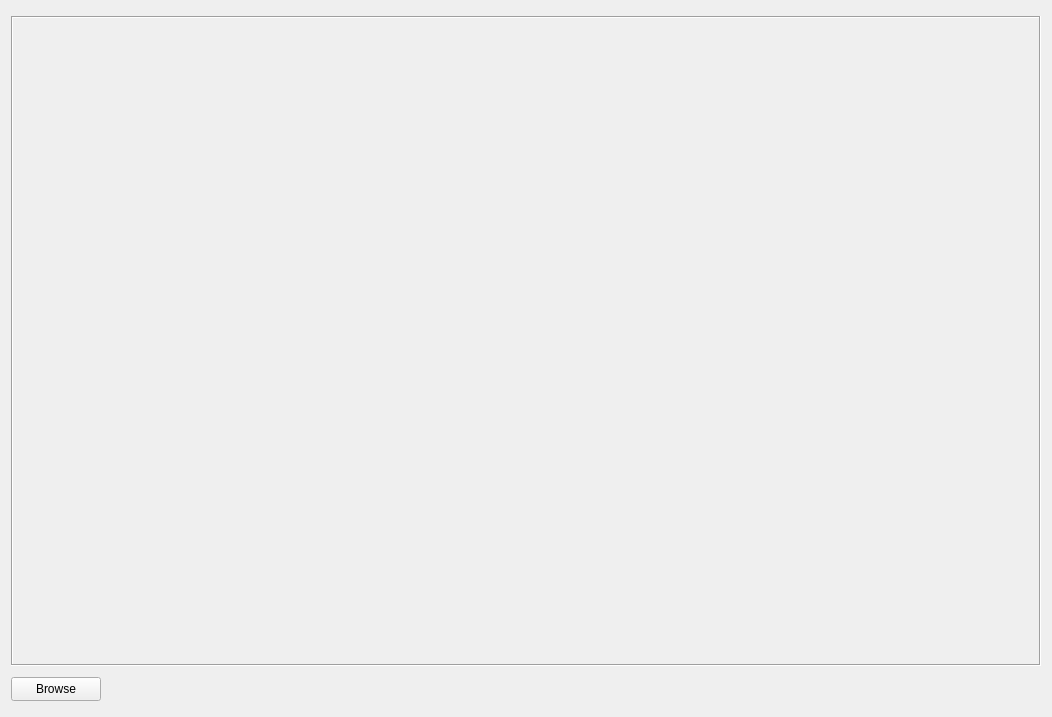
<?xml version="1.0" encoding="UTF-8"?>
<ui version="4.0">
 <class>Form</class>
 <widget class="QWidget" name="Form">
  <property name="geometry">
   <rect>
    <x>0</x>
    <y>0</y>
    <width>1045</width>
    <height>717</height>
   </rect>
  </property>
  <property name="windowTitle">
   <string>Form</string>
  </property>
  <layout class="QVBoxLayout" name="verticalLayout">
   <item>
    <widget class="QLabel" name="label">
     <property name="sizePolicy">
      <sizepolicy hsizetype="Fixed" vsizetype="Fixed">
       <horstretch>0</horstretch>
       <verstretch>0</verstretch>
      </sizepolicy>
     </property>
     <property name="minimumSize">
      <size>
       <width>1030</width>
       <height>650</height>
      </size>
     </property>
     <property name="frameShape">
      <enum>QFrame::Box</enum>
     </property>
     <property name="frameShadow">
      <enum>QFrame::Sunken</enum>
     </property>
     <property name="text">
      <string/>
     </property>
     <property name="scaledContents">
      <bool>true</bool>
     </property>
     <property name="alignment">
      <set>Qt::AlignCenter</set>
     </property>
     <property name="textInteractionFlags">
      <set>Qt::NoTextInteraction</set>
     </property>
    </widget>
   </item>
   <item>
    <widget class="QPushButton" name="pushButton">
     <property name="maximumSize">
      <size>
       <width>90</width>
       <height>24</height>
      </size>
     </property>
     <property name="text">
      <string>Browse</string>
     </property>
    </widget>
   </item>
  </layout>
 </widget>
 <resources/>
 <connections/>
</ui>
